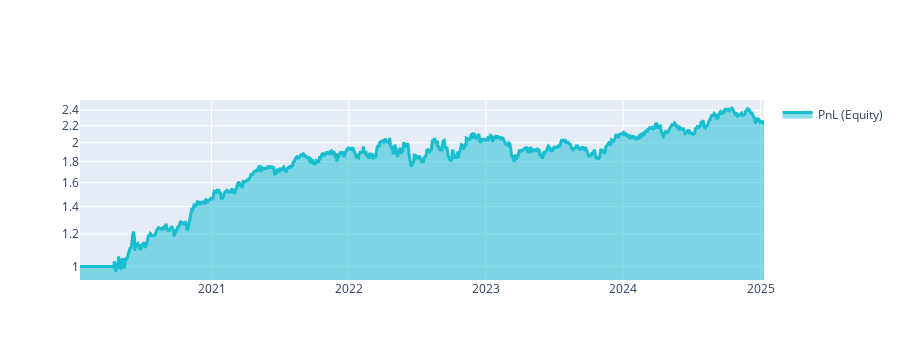

The notebook cell saved with this chart:
### Markdown cell above
The sharpe ratio using the method above follows from **forward looking**. Predictions for (let us say) 2017 know about the relation between features and targets in 2020. Let us visualize the results:

### Code cell
import qnt.graph as qngraph

statistics = qnstats.calc_stat(stock_data, weights)

display(statistics.to_pandas().tail())

performance = statistics.to_pandas()["equity"]
qngraph.make_plot_filled(performance.index, performance, name="PnL (Equity)", type="log")

display(statistics[-1:].sel(field = ["sharpe_ratio"]).transpose().to_pandas())

# check for correlations with existing strategies:
qnstats.print_correlation(weights,stock_data)

### Figure 1 — Plotly figure (JSON) as saved in the notebook; plotly's stock layout.template omitted (floating-point values rounded to 4 significant figures; data arrays with more than 128 entries replaced by an {"elided": "..."} marker saying what was removed)
{"data": [{"fill": "tonexty", "line": {"color": "#17BECF", "width": 3}, "name": "PnL (Equity)", "type": "scatter", "x": {"elided": "1253 str values"}, "y": {"elided": "1253 float values"}}], "layout": {"height": 360, "showlegend": true, "xaxis": {"autorange": true, "range": ["2020-01-17", "2025-01-10"], "type": "date"}, "yaxis": {"range": [-0.03262, 0.405], "type": "log"}}}
